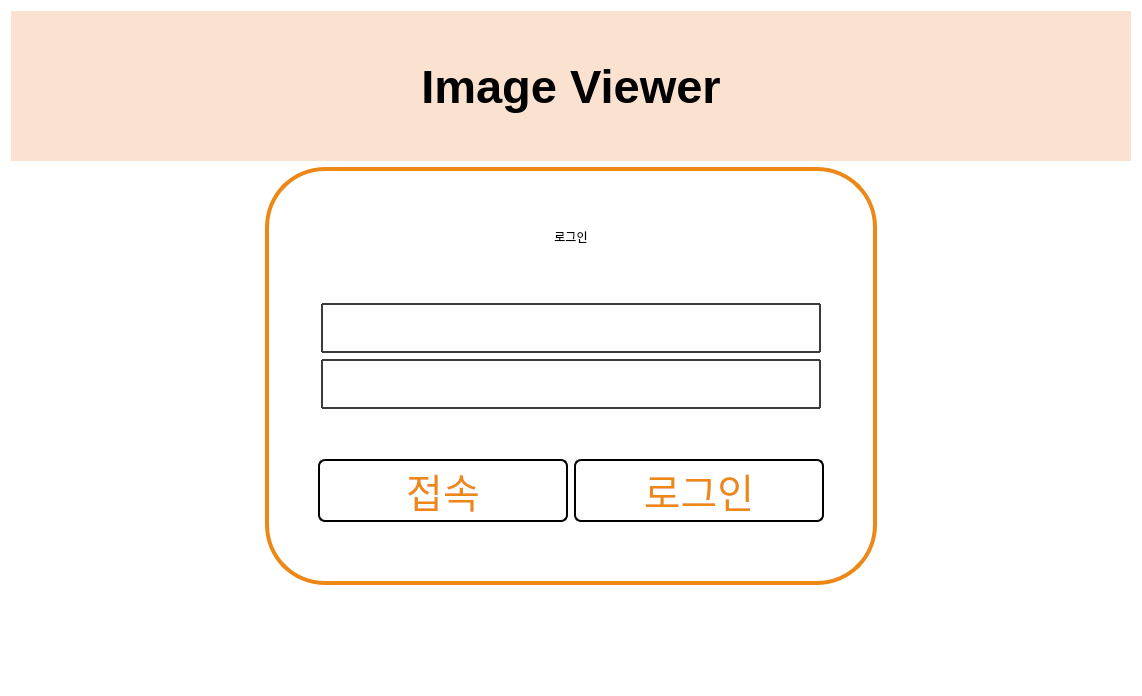
<?xml version="1.0" encoding="UTF-8"?>
<ui version="4.0">
 <class>LoginForm</class>
 <widget class="QWidget" name="LoginForm">
  <property name="geometry">
   <rect>
    <x>0</x>
    <y>0</y>
    <width>1142</width>
    <height>696</height>
   </rect>
  </property>
  <property name="windowTitle">
   <string>Form</string>
  </property>
  <property name="styleSheet">
   <string notr="true">background-color: rgb(255, 255, 255);
</string>
  </property>
  <layout class="QGridLayout" name="gridLayout_2">
   <item row="1" column="0">
    <spacer name="horizontalSpacer_2">
     <property name="orientation">
      <enum>Qt::Horizontal</enum>
     </property>
     <property name="sizeHint" stdset="0">
      <size>
       <width>40</width>
       <height>20</height>
      </size>
     </property>
    </spacer>
   </item>
   <item row="1" column="1">
    <widget class="QWidget" name="widget" native="true">
     <property name="styleSheet">
      <string notr="true">border: 4px solid rgb(237, 136, 23);
border-radius: 60px;
</string>
     </property>
     <layout class="QGridLayout" name="gridLayout">
      <item row="3" column="2">
       <spacer name="horizontalSpacer_7">
        <property name="orientation">
         <enum>Qt::Horizontal</enum>
        </property>
        <property name="sizeHint" stdset="0">
         <size>
          <width>40</width>
          <height>20</height>
         </size>
        </property>
       </spacer>
      </item>
      <item row="1" column="0" colspan="3">
       <widget class="QLabel" name="Icon">
        <property name="styleSheet">
         <string notr="true">border: 2px solid rgba(255, 255, 255, 0);
border-radius:7px;
background-color: rgba(255, 255, 255, 0);</string>
        </property>
        <property name="text">
         <string>로그인</string>
        </property>
        <property name="alignment">
         <set>Qt::AlignCenter</set>
        </property>
       </widget>
      </item>
      <item row="6" column="0" colspan="3">
       <spacer name="verticalSpacer_3">
        <property name="orientation">
         <enum>Qt::Vertical</enum>
        </property>
        <property name="sizeType">
         <enum>QSizePolicy::Fixed</enum>
        </property>
        <property name="sizeHint" stdset="0">
         <size>
          <width>20</width>
          <height>50</height>
         </size>
        </property>
       </spacer>
      </item>
      <item row="3" column="0">
       <spacer name="horizontalSpacer_6">
        <property name="orientation">
         <enum>Qt::Horizontal</enum>
        </property>
        <property name="sizeHint" stdset="0">
         <size>
          <width>40</width>
          <height>20</height>
         </size>
        </property>
       </spacer>
      </item>
      <item row="4" column="1">
       <spacer name="verticalSpacer_2">
        <property name="orientation">
         <enum>Qt::Vertical</enum>
        </property>
        <property name="sizeType">
         <enum>QSizePolicy::Fixed</enum>
        </property>
        <property name="sizeHint" stdset="0">
         <size>
          <width>20</width>
          <height>40</height>
         </size>
        </property>
       </spacer>
      </item>
      <item row="3" column="1">
       <layout class="QVBoxLayout" name="verticalLayout_2">
        <item>
         <widget class="QLineEdit" name="DoctorID">
          <property name="minimumSize">
           <size>
            <width>500</width>
            <height>0</height>
           </size>
          </property>
          <property name="maximumSize">
           <size>
            <width>16777215</width>
            <height>50</height>
           </size>
          </property>
          <property name="font">
           <font>
            <pointsize>20</pointsize>
           </font>
          </property>
          <property name="styleSheet">
           <string notr="true">border: 2px solid rgb(59, 59, 59);
border-radius:1px;</string>
          </property>
         </widget>
        </item>
        <item>
         <widget class="QLineEdit" name="DoctorName">
          <property name="minimumSize">
           <size>
            <width>500</width>
            <height>0</height>
           </size>
          </property>
          <property name="maximumSize">
           <size>
            <width>16777215</width>
            <height>50</height>
           </size>
          </property>
          <property name="font">
           <font>
            <pointsize>20</pointsize>
           </font>
          </property>
          <property name="styleSheet">
           <string notr="true">border: 2px solid rgb(59, 59, 59);
border-radius:1px;</string>
          </property>
         </widget>
        </item>
       </layout>
      </item>
      <item row="5" column="0" colspan="3">
       <layout class="QHBoxLayout" name="horizontalLayout_2">
        <property name="leftMargin">
         <number>4</number>
        </property>
        <property name="topMargin">
         <number>4</number>
        </property>
        <property name="rightMargin">
         <number>4</number>
        </property>
        <property name="bottomMargin">
         <number>4</number>
        </property>
        <item>
         <spacer name="horizontalSpacer">
          <property name="orientation">
           <enum>Qt::Horizontal</enum>
          </property>
          <property name="sizeHint" stdset="0">
           <size>
            <width>40</width>
            <height>20</height>
           </size>
          </property>
         </spacer>
        </item>
        <item>
         <widget class="QPushButton" name="connectToServer">
          <property name="minimumSize">
           <size>
            <width>250</width>
            <height>60</height>
           </size>
          </property>
          <property name="font">
           <font>
            <pointsize>30</pointsize>
           </font>
          </property>
          <property name="styleSheet">
           <string notr="true">border: 2px solid;
border-radius:7px;

color: rgb(237, 136, 23);</string>
          </property>
          <property name="text">
           <string>접속</string>
          </property>
          <property name="iconSize">
           <size>
            <width>14</width>
            <height>14</height>
           </size>
          </property>
          <property name="shortcut">
           <string>Return</string>
          </property>
         </widget>
        </item>
        <item>
         <widget class="QPushButton" name="LogIn">
          <property name="enabled">
           <bool>false</bool>
          </property>
          <property name="minimumSize">
           <size>
            <width>250</width>
            <height>60</height>
           </size>
          </property>
          <property name="font">
           <font>
            <pointsize>30</pointsize>
           </font>
          </property>
          <property name="styleSheet">
           <string notr="true">border: 2px solid;
border-radius:7px;

color: rgb(237, 136, 23);</string>
          </property>
          <property name="text">
           <string>로그인</string>
          </property>
          <property name="iconSize">
           <size>
            <width>14</width>
            <height>14</height>
           </size>
          </property>
          <property name="shortcut">
           <string>Return</string>
          </property>
         </widget>
        </item>
        <item>
         <spacer name="horizontalSpacer_8">
          <property name="orientation">
           <enum>Qt::Horizontal</enum>
          </property>
          <property name="sizeHint" stdset="0">
           <size>
            <width>40</width>
            <height>20</height>
           </size>
          </property>
         </spacer>
        </item>
       </layout>
      </item>
     </layout>
    </widget>
   </item>
   <item row="1" column="2">
    <spacer name="horizontalSpacer_3">
     <property name="orientation">
      <enum>Qt::Horizontal</enum>
     </property>
     <property name="sizeType">
      <enum>QSizePolicy::Expanding</enum>
     </property>
     <property name="sizeHint" stdset="0">
      <size>
       <width>40</width>
       <height>20</height>
      </size>
     </property>
    </spacer>
   </item>
   <item row="2" column="1">
    <spacer name="verticalSpacer">
     <property name="orientation">
      <enum>Qt::Vertical</enum>
     </property>
     <property name="sizeType">
      <enum>QSizePolicy::Fixed</enum>
     </property>
     <property name="sizeHint" stdset="0">
      <size>
       <width>20</width>
       <height>100</height>
      </size>
     </property>
    </spacer>
   </item>
   <item row="0" column="0" colspan="3">
    <widget class="QLabel" name="label">
     <property name="maximumSize">
      <size>
       <width>16777215</width>
       <height>150</height>
      </size>
     </property>
     <property name="font">
      <font>
       <pointsize>35</pointsize>
       <bold>true</bold>
      </font>
     </property>
     <property name="styleSheet">
      <string notr="true">background-color: rgb(251, 225, 208);</string>
     </property>
     <property name="text">
      <string>Image Viewer</string>
     </property>
     <property name="alignment">
      <set>Qt::AlignCenter</set>
     </property>
    </widget>
   </item>
  </layout>
 </widget>
 <resources/>
 <connections/>
</ui>
